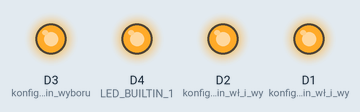
The sketch below on a simulated ESP8266 (NodeMCU). On the bench: output pins drawn as LEDs (lit = HIGH).

Above: at 0.7 s.
At 5.68 s:
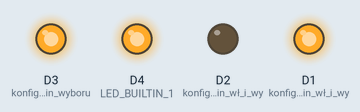
At 10.1 s:
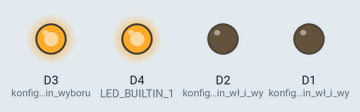
Timing chart, 0 to 12.3 s (numbered marks = the images above):
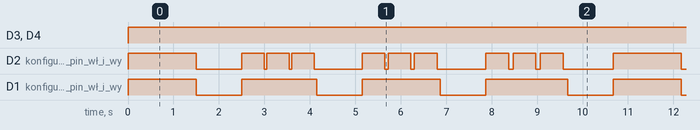

Measured:
- by itself, D3 (konfigurujemy_pin_wyboru), D4 (LED_BUILTIN_1): LOW → HIGH at 0.00 s
- by itself, D1 (konfigurujemy_pin_wł_i_wy): repeats every 10.7 s: 2 × (LOW 1.0 s, HIGH 1.7 s), LOW 1.0 s, HIGH 1.8 s, LOW 1.0 s, HIGH 1.5 s
- by itself, D2 (konfigurujemy_pin_wł_i_wy): repeats every 10.7 s: LOW 1.0 s, 2 × (HIGH 0.50 s, LOW 0.05 s), HIGH 0.50 s, LOW 1.1 s, 2 × (HIGH 0.50 s, LOW 0.08 s), HIGH 0.50 s, LOW 1.1 s, 2 × (HIGH 0.50 s, LOW 0.10 s), HIGH 0.50 s, LOW 1.1 s, HIGH 1.5 s

The sketch:

test_wheel_delay.ino
```cpp
#define SINGLE_RIDE_TIME_MS 500
#define LED_BUILTIN_1 2
#define LED_BUILTIN_2 16

void setup() {
  pinMode(D1, OUTPUT); // konfigurujemy pin wł i wył prawego silnika
  pinMode(D2, OUTPUT); // konfigurujemy pin wł i wył lewego silnika
  pinMode(D3, OUTPUT); // konfigurujemy pin wyboru kierunku prawego silnika
  pinMode(D4, OUTPUT); // konfigurujemy pin wyboru kierunku lewego silnika
}

void displayLedValue(int value) {
  if (value == 0) {
    digitalWrite(LED_BUILTIN_1, LOW);
    digitalWrite(LED_BUILTIN_2, LOW);
  } else if (value == 1) {
    digitalWrite(LED_BUILTIN_1, HIGH);
    digitalWrite(LED_BUILTIN_2, LOW);
  } else if (value == 2) {
    digitalWrite(LED_BUILTIN_1, LOW);
    digitalWrite(LED_BUILTIN_2, HIGH);
  } else {
    digitalWrite(LED_BUILTIN_1, HIGH);
    digitalWrite(LED_BUILTIN_2, HIGH);
  }
}

void rideForward(int rightDelayMs = 50) {
  digitalWrite(D3, HIGH); // kierunek prawy do przodu
  digitalWrite(D4, HIGH); // kierunek lewy do przodu
  digitalWrite(D2, HIGH); // JAZDA - właczamy lewy silnik
  digitalWrite(D1, HIGH); // JAZDA - właczamy prawy silnik

  delay(SINGLE_RIDE_TIME_MS);
  digitalWrite(D2, LOW); // STOP - wyłaczamy lewy silnik
  // The robot sways to the right so the right wheel needs to work a bit longer
  // in each cycle
  delay(rightDelayMs);
  digitalWrite(D1, LOW); // STOP - wyłaczamy prawy silnik
}

void rideBackward(int leftDelayMs = 50) {
  digitalWrite(D3, LOW);  // kierunek prawy do tyłu
  digitalWrite(D4, LOW);  // kierunek lewy do tyłu
  digitalWrite(D2, HIGH); // JAZDA - właczamy lewy silnik
  digitalWrite(D1, HIGH); // JAZDA - właczamy prawy silnik

  delay(SINGLE_RIDE_TIME_MS);
  digitalWrite(D1, LOW); // STOP - wyłaczamy prawy silnik
  // When going backward, the robot sways to the left, so the left wheel needs
  // to work a bit longer
  delay(leftDelayMs);
  digitalWrite(D2, LOW); // STOP - wyłaczamy lewy silnik
}

void loop() {
  int delaysToTest[] = {0, 50, 75, 100};

  for (int i = 0; i < sizeof(delaysToTest) / sizeof(delaysToTest[0]); i++) {
    int delayMs = delaysToTest[i];
    displayLedValue(i);
    for (int i = 0; i < 3; i++) {
      rideForward(delayMs);
    }
    delay(1000);
  }
}
```
